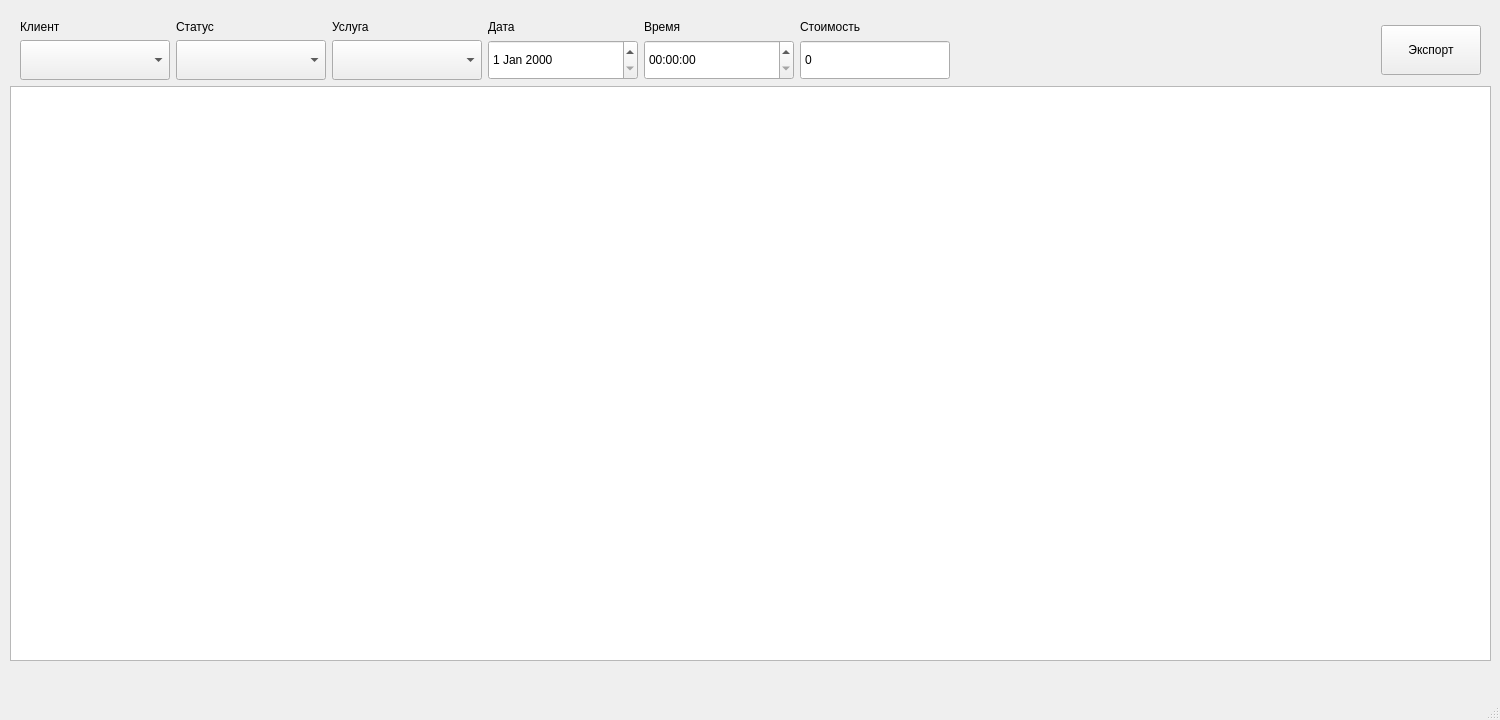
<?xml version="1.0" encoding="UTF-8"?>
<ui version="4.0">
 <class>MainWindow</class>
 <widget class="QMainWindow" name="MainWindow">
  <property name="geometry">
   <rect>
    <x>0</x>
    <y>0</y>
    <width>1500</width>
    <height>720</height>
   </rect>
  </property>
  <property name="windowTitle">
   <string>MainWindow</string>
  </property>
  <widget class="QWidget" name="centralwidget">
   <widget class="QWidget" name="verticalLayoutWidget">
    <property name="geometry">
     <rect>
      <x>10</x>
      <y>10</y>
      <width>1481</width>
      <height>651</height>
     </rect>
    </property>
    <layout class="QVBoxLayout" name="records_layout">
     <item>
      <spacer name="verticalSpacer">
       <property name="orientation">
        <enum>Qt::Vertical</enum>
       </property>
       <property name="sizeType">
        <enum>QSizePolicy::Fixed</enum>
       </property>
       <property name="sizeHint" stdset="0">
        <size>
         <width>20</width>
         <height>10</height>
        </size>
       </property>
      </spacer>
     </item>
     <item>
      <layout class="QHBoxLayout" name="horizontalLayout">
       <item>
        <spacer name="horizontalSpacer">
         <property name="orientation">
          <enum>Qt::Horizontal</enum>
         </property>
         <property name="sizeType">
          <enum>QSizePolicy::Fixed</enum>
         </property>
         <property name="sizeHint" stdset="0">
          <size>
           <width>10</width>
           <height>20</height>
          </size>
         </property>
        </spacer>
       </item>
       <item>
        <layout class="QGridLayout" name="gridLayout">
         <item row="1" column="1">
          <widget class="QComboBox" name="r_status">
           <property name="minimumSize">
            <size>
             <width>150</width>
             <height>40</height>
            </size>
           </property>
           <property name="editable">
            <bool>false</bool>
           </property>
          </widget>
         </item>
         <item row="1" column="2">
          <widget class="QComboBox" name="r_service">
           <property name="minimumSize">
            <size>
             <width>150</width>
             <height>40</height>
            </size>
           </property>
           <property name="editable">
            <bool>false</bool>
           </property>
          </widget>
         </item>
         <item row="0" column="2">
          <widget class="QLabel" name="label_5">
           <property name="text">
            <string>Услуга</string>
           </property>
          </widget>
         </item>
         <item row="0" column="0">
          <widget class="QLabel" name="label_3">
           <property name="text">
            <string>Клиент</string>
           </property>
          </widget>
         </item>
         <item row="1" column="0">
          <widget class="QComboBox" name="r_user">
           <property name="minimumSize">
            <size>
             <width>150</width>
             <height>40</height>
            </size>
           </property>
           <property name="editable">
            <bool>false</bool>
           </property>
          </widget>
         </item>
         <item row="0" column="1">
          <widget class="QLabel" name="label_4">
           <property name="text">
            <string>Статус</string>
           </property>
          </widget>
         </item>
         <item row="0" column="3">
          <widget class="QLabel" name="label_7">
           <property name="text">
            <string>Дата</string>
           </property>
          </widget>
         </item>
         <item row="1" column="3">
          <widget class="QDateEdit" name="r_date">
           <property name="minimumSize">
            <size>
             <width>150</width>
             <height>40</height>
            </size>
           </property>
          </widget>
         </item>
         <item row="0" column="4">
          <widget class="QLabel" name="label_8">
           <property name="text">
            <string>Время</string>
           </property>
          </widget>
         </item>
         <item row="1" column="4">
          <widget class="QTimeEdit" name="r_time">
           <property name="minimumSize">
            <size>
             <width>150</width>
             <height>40</height>
            </size>
           </property>
          </widget>
         </item>
         <item row="0" column="5">
          <widget class="QLabel" name="label_6">
           <property name="text">
            <string>Стоимость</string>
           </property>
          </widget>
         </item>
         <item row="1" column="5">
          <widget class="QSpinBox" name="r_price">
           <property name="minimumSize">
            <size>
             <width>150</width>
             <height>40</height>
            </size>
           </property>
           <property name="buttonSymbols">
            <enum>QAbstractSpinBox::NoButtons</enum>
           </property>
           <property name="maximum">
            <number>1000000</number>
           </property>
          </widget>
         </item>
        </layout>
       </item>
       <item>
        <spacer name="horizontalSpacer_3">
         <property name="orientation">
          <enum>Qt::Horizontal</enum>
         </property>
         <property name="sizeHint" stdset="0">
          <size>
           <width>40</width>
           <height>20</height>
          </size>
         </property>
        </spacer>
       </item>
       <item>
        <widget class="QPushButton" name="r_export_btn">
         <property name="minimumSize">
          <size>
           <width>100</width>
           <height>50</height>
          </size>
         </property>
         <property name="maximumSize">
          <size>
           <width>100</width>
           <height>50</height>
          </size>
         </property>
         <property name="text">
          <string>Экспорт</string>
         </property>
        </widget>
       </item>
       <item>
        <spacer name="horizontalSpacer_2">
         <property name="orientation">
          <enum>Qt::Horizontal</enum>
         </property>
         <property name="sizeType">
          <enum>QSizePolicy::Fixed</enum>
         </property>
         <property name="sizeHint" stdset="0">
          <size>
           <width>10</width>
           <height>20</height>
          </size>
         </property>
        </spacer>
       </item>
      </layout>
     </item>
     <item>
      <widget class="QTableView" name="records_table">
       <property name="sortingEnabled">
        <bool>true</bool>
       </property>
      </widget>
     </item>
    </layout>
   </widget>
  </widget>
  <widget class="QMenuBar" name="menubar">
   <property name="geometry">
    <rect>
     <x>0</x>
     <y>0</y>
     <width>1500</width>
     <height>26</height>
    </rect>
   </property>
  </widget>
  <widget class="QStatusBar" name="statusbar"/>
 </widget>
 <resources/>
 <connections/>
</ui>
